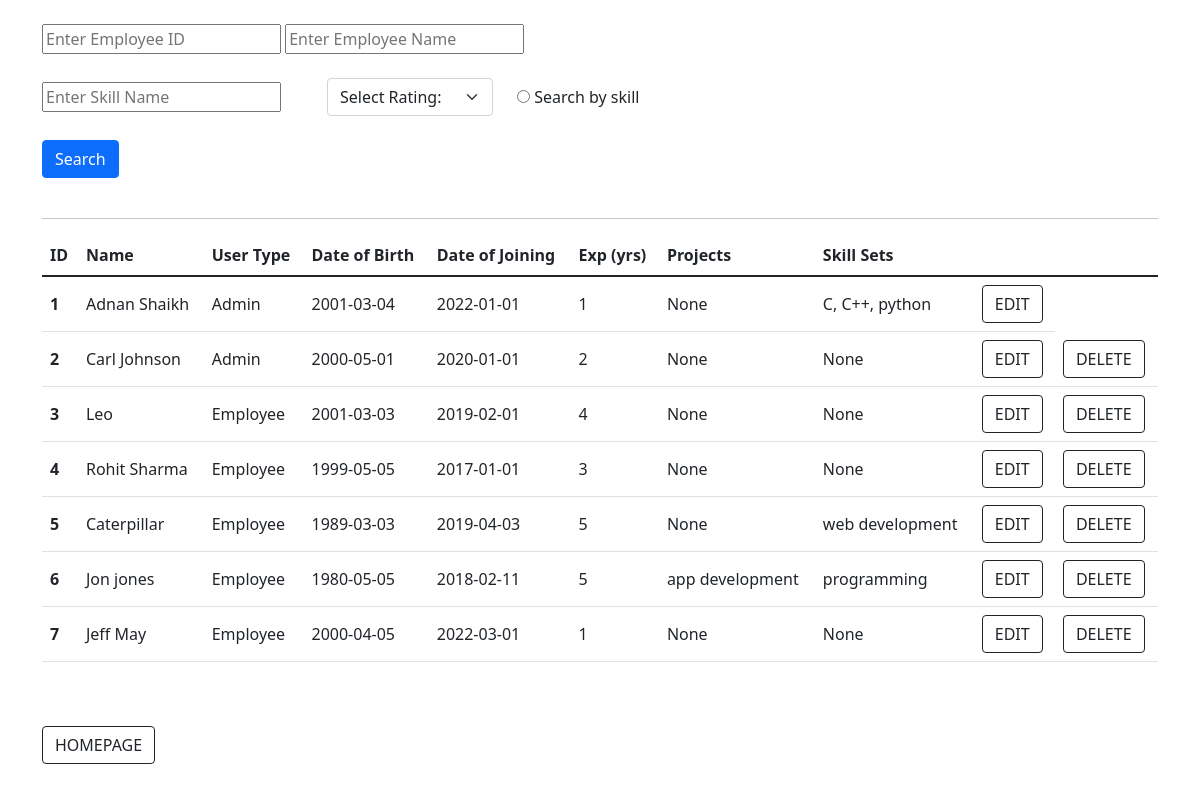
/list (signed in), run on an earlier commit of the app's database.
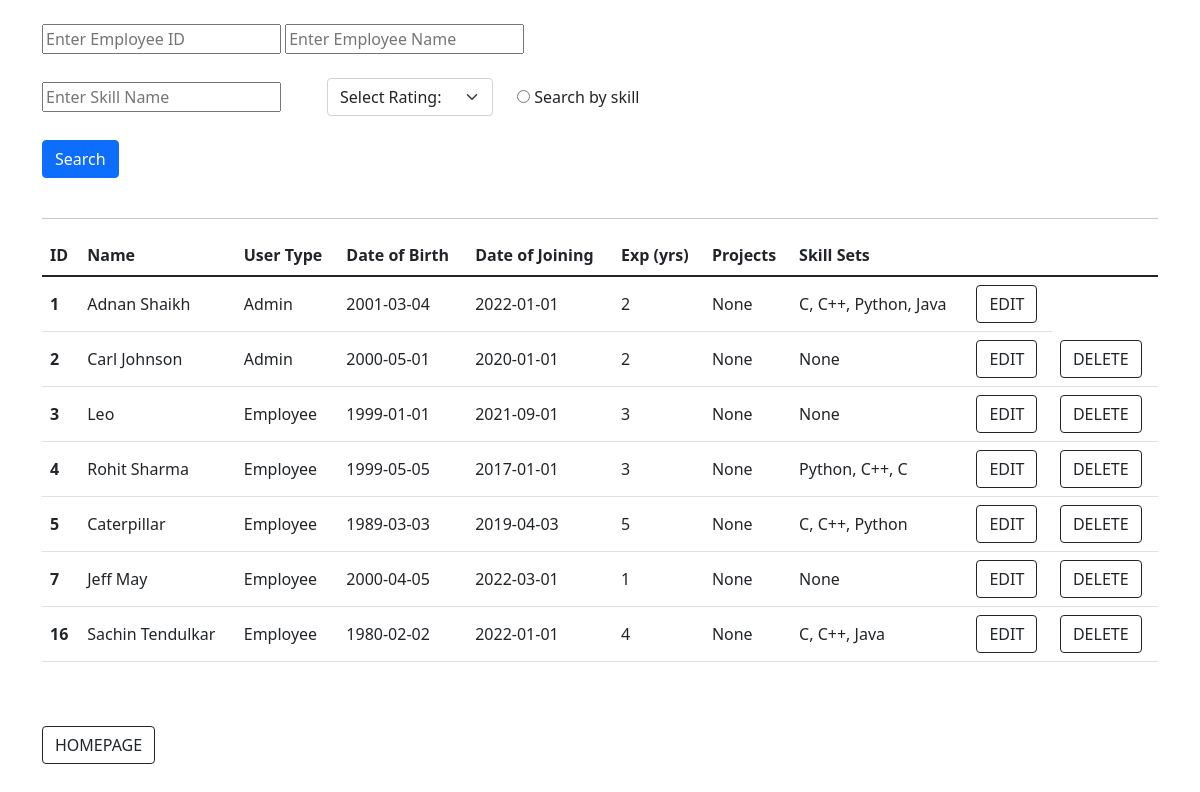
And on a later commit of the database.
### app.py (models this page shows, shortened)
class EmpData(db.Model):
    __tablename__ = "empdata"
    id = db.Column(db.Integer, primary_key=True)
    usertype = db.Column(db.String(8), nullable=False, default='Employee')
    name = db.Column(db.String(30), nullable=False)
    dob = db.Column(db.Date, nullable=False)
    doj = db.Column(db.Date, nullable=False)
    yoe = db.Column(db.Integer, nullable=False, default=1)
    skill_set = db.Column(db.Text, nullable=True, default='None')
    projects = db.Column(db.Text, nullable=True, default='None')
    empcred = db.relationship('EmpCred', backref='data', uselist=False)
    empskill = db.relationship('EmpSkill', backref='skills')
    empteam = db.relationship('EmpTeam', backref='team')

### app.py (the view)
@app.route('/list')
@login_required
def list_emp():
    all_emp = EmpData.query.all()
    return render_template('list.html', search_emp=all_emp)

### app.py (called while the page is built)
@login_manager.user_loader
def load_user(user_id):
    return EmpCred.query.get(int(user_id))

### templates/list.html (shortened to what this page needs)
{% extends 'base.html' %}
{% block body %}
<br>
<form action="/search">
    <input type="search" name="s_id" placeholder="Enter Employee ID">
    <input type="search" name="s_name" placeholder="Enter Employee Name">
    <br><br>
{% if current_user.data.usertype == 'Admin' %}
    <div class="form-group row align-items-center">
        <div class="col-3">
            <input type="search" name="s_skill" placeholder="Enter Skill Name">
        </div>
        <div class="col-2">
            <select class="form-select" id="s_rating" name="s_rating">
                <option selected>Select Rating:</option>
            </select>
        </div>
        <div class="col-2">
              <input type="radio" name="searchval" id="emp" value="1">
              <label for="emp">Search by skill</label>
        </div>
    </div>
    {%  endif %}
        <br>
    <button type="submit" class="btn btn-primary" >Search</button>
</form>
<br>
<hr>
<table class="table">
    <thead class="thead-light">
        <tr>
            <th>ID</th><th>Name</th>
            <th>User Type</th><th>Date of Birth</th><th>Date of Joining</th>
            <th>Exp (yrs)</th><th>Projects</th><th>Skill Sets</th>
        </tr>
    </thead>
    <tbody>
    {% for data in search_emp %}
    <tr class="align-middle">
        <th scope="row">{{data.id}}</th>
        <td>{{data.name}}</td>
        <td>{{data.usertype}}</td>
        <td>{{data.dob}}</td>
        <td>{{data.doj}}</td>
        <td>{{data.yoe}}</td>
        <td>{{data.projects}}</td>
        <td>{{data.skill_set}}</td>
        {% if current_user.data.usertype == 'Admin' %}
            <td><a class="btn btn-outline-dark col-auto" href="/edit/{{data.id}} ">EDIT</a></td>
            {% if current_user.user_id != data.id %}
                <td><a class="btn btn-outline-dark col-auto" href="/delete/{{data.id}} ">DELETE</a></td>
            {% endif %}
        {% endif %}
    </tr>
    {% endfor %}
    </tbody>
</table>
<br><br>
<a class="btn btn-outline-dark" href="/">HOMEPAGE</a>
{% endblock %}

### templates/base.html (shortened to what this page needs)
<!DOCTYPE html>
<html lang="en">
<head>
    <link href="https://cdn.jsdelivr.net/npm/bootstrap@5.1.3/dist/css/bootstrap.min.css" rel="stylesheet">
</head>
<body>
    <div class="container">
    {% block body %} {% endblock%}
    </div>
</body>
</html>

What changed in the data, as far as the page shows it:
removed EmpData: id "6", name "Jon jones", usertype "Employee", dob "1980-05-05", doj "2018-02-11", yoe "5", projects "app development", skill_set "programming"
changed EmpData "Adnan Shaikh": yoe "1" → "2"; skill_set "C, C++, python" → "C, C++, Python, Java"
changed EmpData "Leo": dob "2001-03-03" → "1999-01-01"; doj "2019-02-01" → "2021-09-01"; yoe "4" → "3"
changed EmpData "Rohit Sharma": skill_set "None" → "Python, C++, C"
changed EmpData "Caterpillar": skill_set "web development" → "C, C++, Python"
added EmpData: id "16", name "Sachin Tendulkar", usertype "Employee", dob "1980-02-02", doj "2022-01-01", yoe "4", projects "None", skill_set "C, C++, Java"
